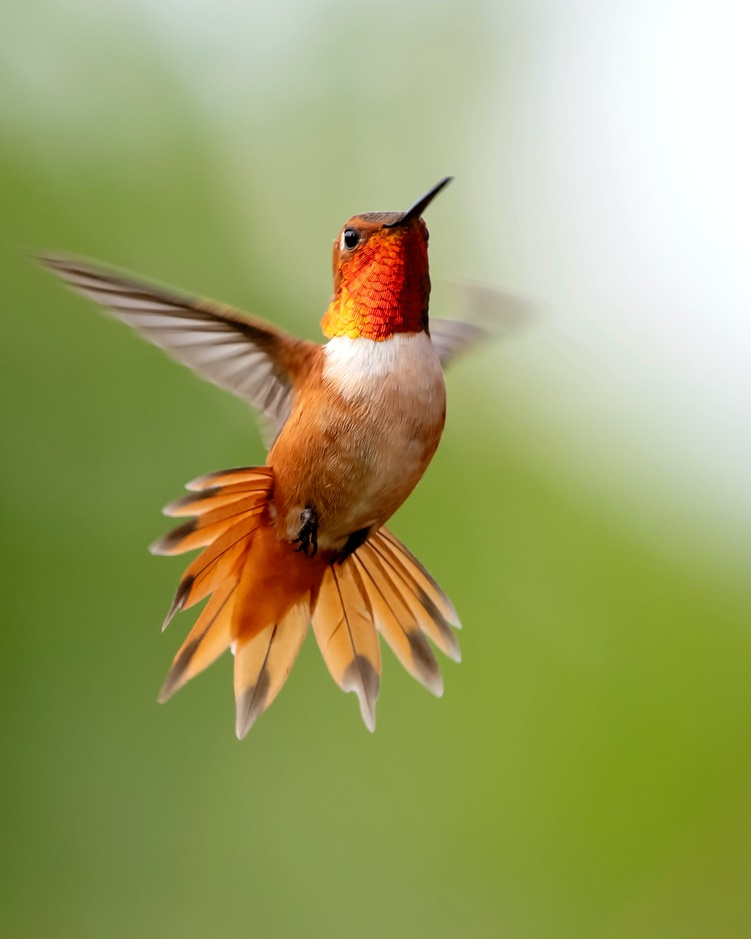
#> input picture pencil_sketch/pexels-frank-cone-2629372.jpg, 751 x 939 px, shrunk from 2170 x 2712 before the run
$ python pencil_to_sketch.py
#> lines starting #> are read from the running program, lines starting #| are printed output that depends on the picture
# -*- coding: utf-8 -*-
"""pencil_to_sketch.ipynb

Automatically generated by Colaboratory.

Original file is located at
    https://colab.research.google.com/drive/1Ndfy8nBuKLNddBW3wouyZt4I-cze-1VO
"""

# import the library
import cv2
import matplotlib.pyplot as plt

# read the image
img_file = 'pexels-frank-cone-2629372.jpg'
original_image = cv2.imread(img_file)
#> original_image is the input picture: shape (939, 751, 3); mean B, G, R 102.7, 162, 157.4

# conver the image to rgb
original_img_rgb = cv2.cvtColor(original_image, cv2.COLOR_BGR2RGB)

#convert the image to gray scale
gray_image = cv2.cvtColor(original_image, cv2.COLOR_BGR2GRAY)
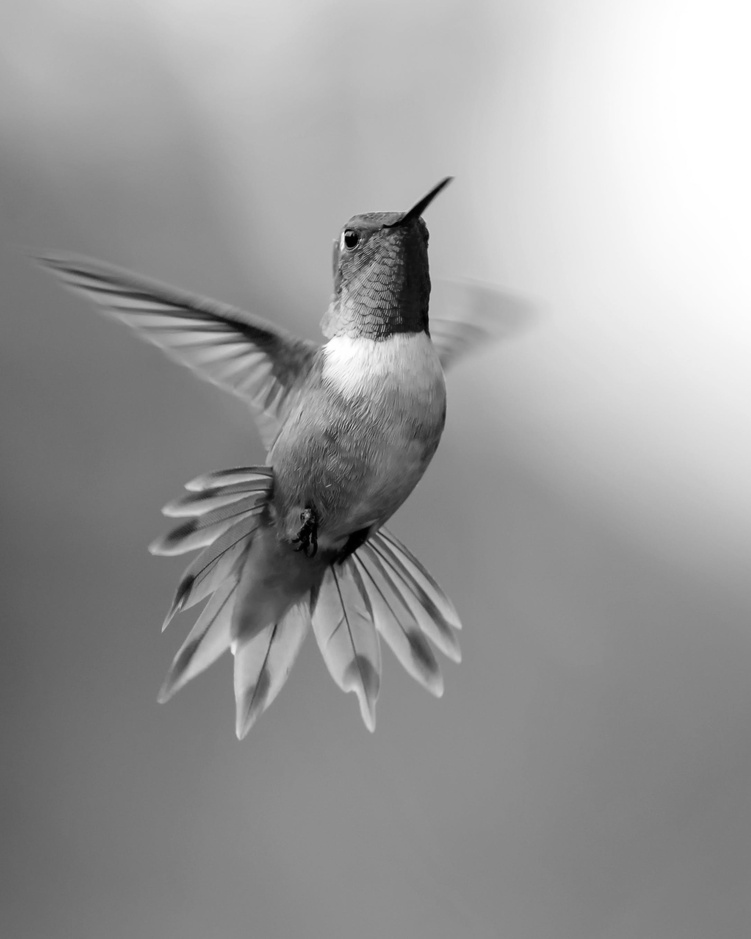
#> gray_image: shape (939, 751); min 0, max 255, mean 153.9

# inver the grayscale image
inverted_grey_image = cv2.bitwise_not(gray_image)
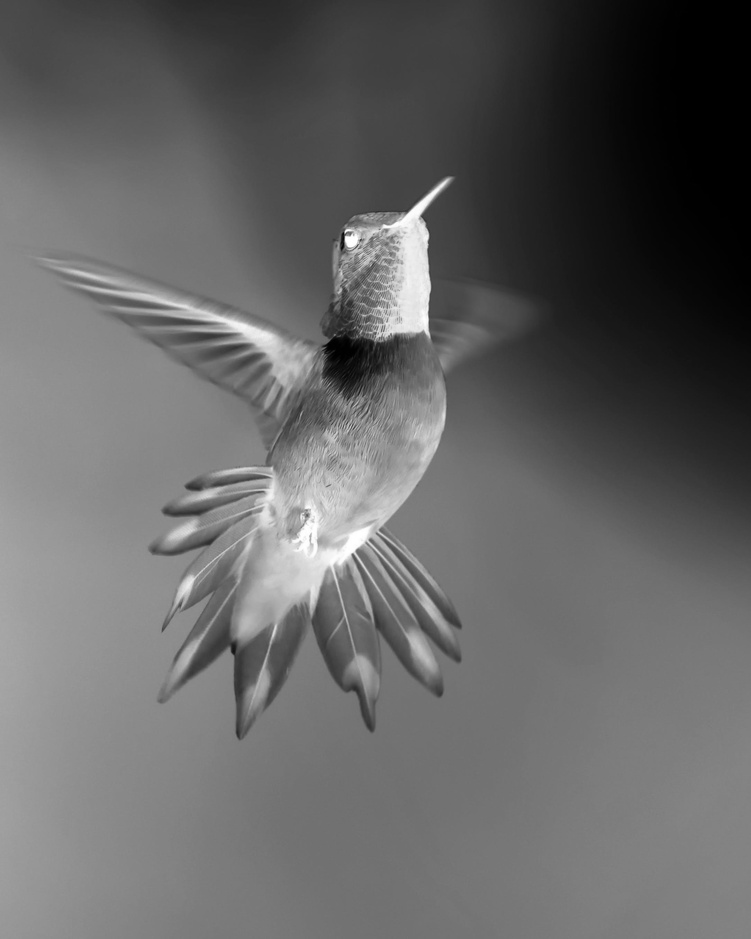
#> inverted_grey_image: shape (939, 751); min 0, max 255, mean 101.1

# blur the inverted gray image using gaussian blur image
blurred_image = cv2.GaussianBlur(inverted_grey_image, (111, 111), 0)
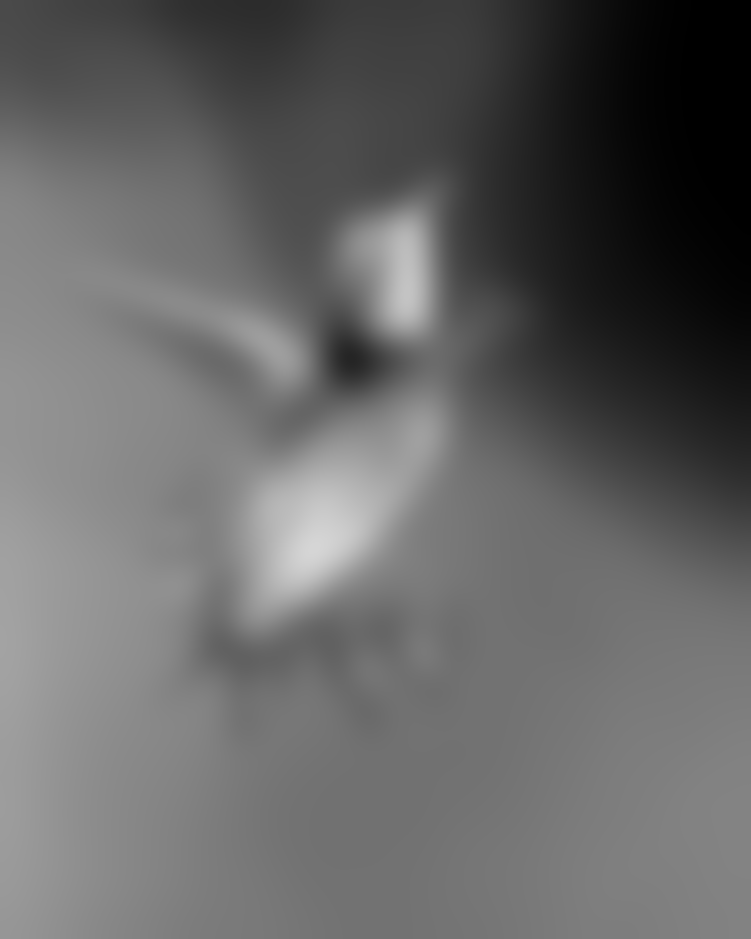
#> blurred_image: shape (939, 751); min 0, max 213, mean 101.1

# inver the GaussianBlur image
inverted_blurred_image = cv2.bitwise_not(blurred_image)
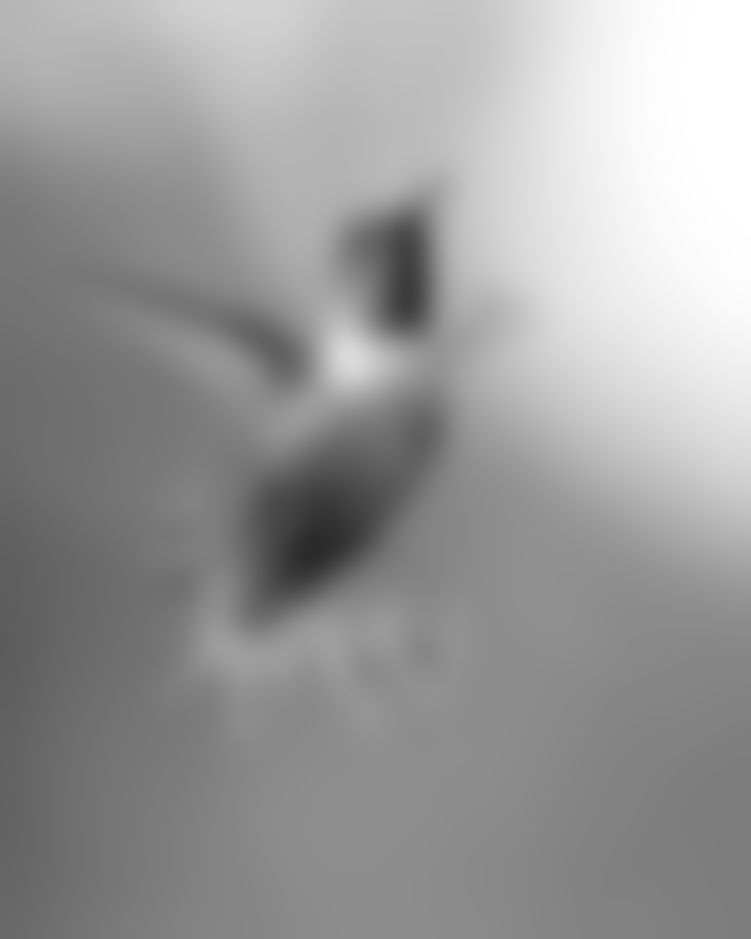
#> inverted_blurred_image: shape (939, 751); min 42, max 255, mean 153.9

# create the pencil sketch
pencil_sketch = cv2.divide(gray_image, inverted_blurred_image, scale = 256.0)
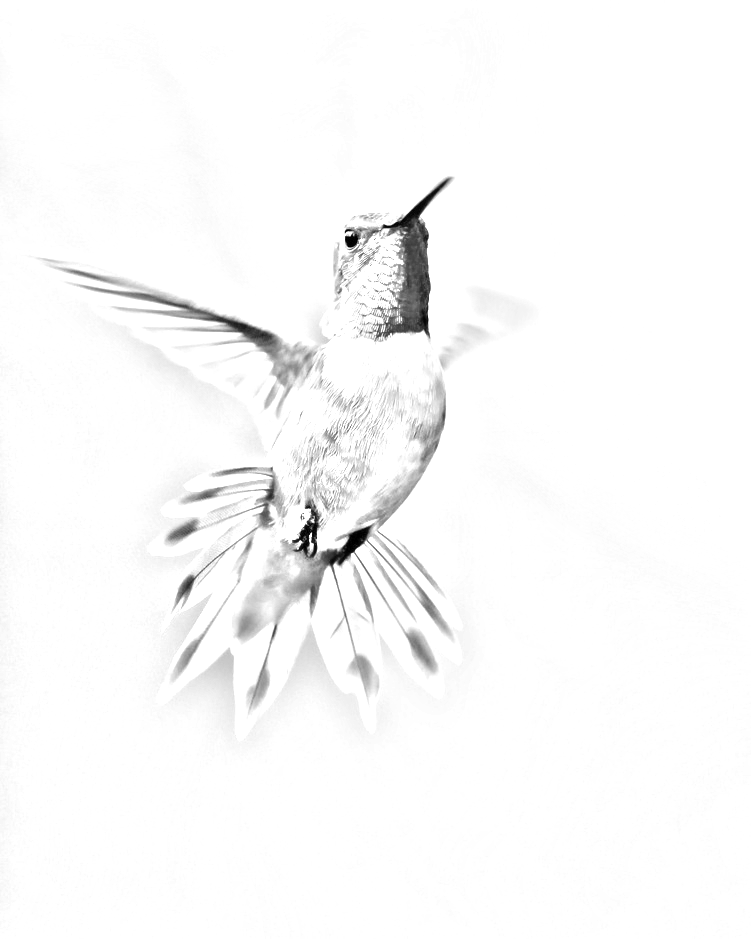
#> pencil_sketch: shape (939, 751); min 0, max 255, mean 249.6

#convert the image into gray
pencil_sketch_gray = cv2.cvtColor(pencil_sketch, cv2.COLOR_GRAY2RGB)

# display the pencil sketch
plt.imshow(pencil_sketch_gray)
plt.axis('off')
plt.title('Pencil Sketch')
plt.show()

$ run again, with pencil_sketch/pexels-roshan-kamath-1661179.jpg copied over pencil_sketch/pexels-frank-cone-2629372.jpg
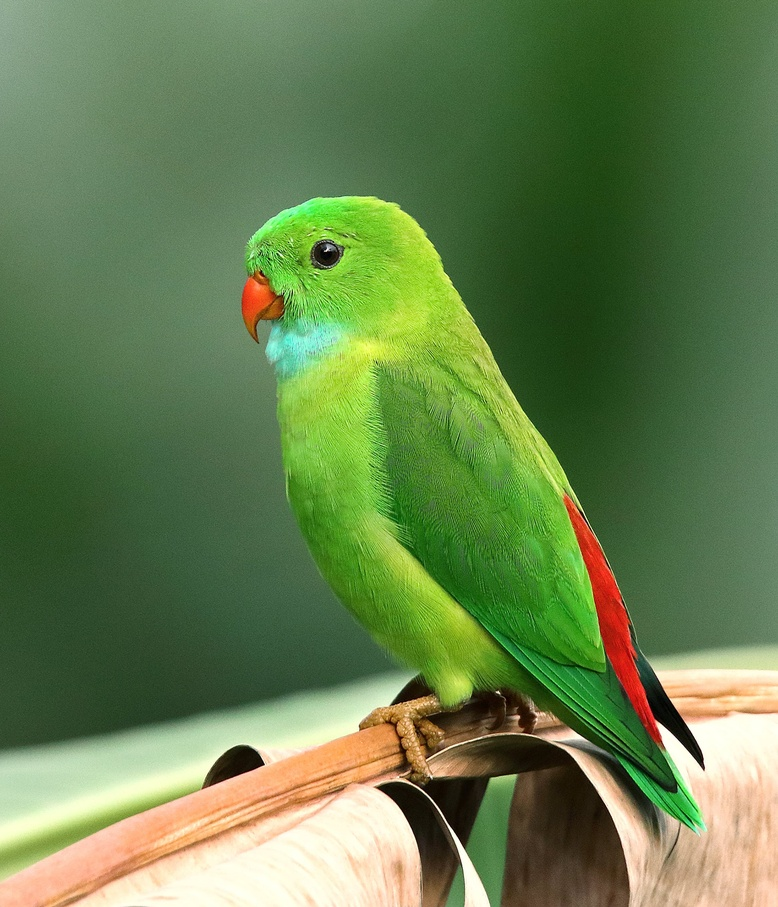
#> input picture pencil_sketch/pexels-roshan-kamath-1661179.jpg, 778 x 907 px, shrunk from 2250 x 2625 before the run
#> original_image is the input picture: shape (907, 778, 3); mean B, G, R 77.5, 127.3, 101.6
#> `inverted_blurred_image = cv2.bitwise_not(blurred_image)`:
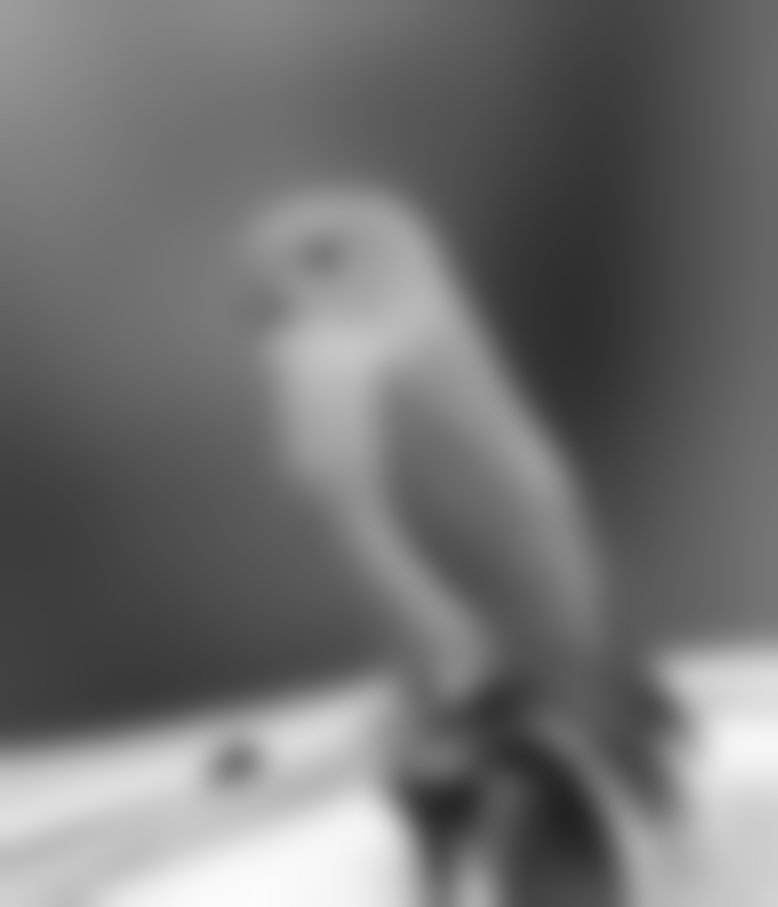
#> inverted_blurred_image: shape (907, 778); min 34, max 251, mean 113.9
#> `pencil_sketch = cv2.divide(gray_image, inverted_blurred_image, scale =..`:
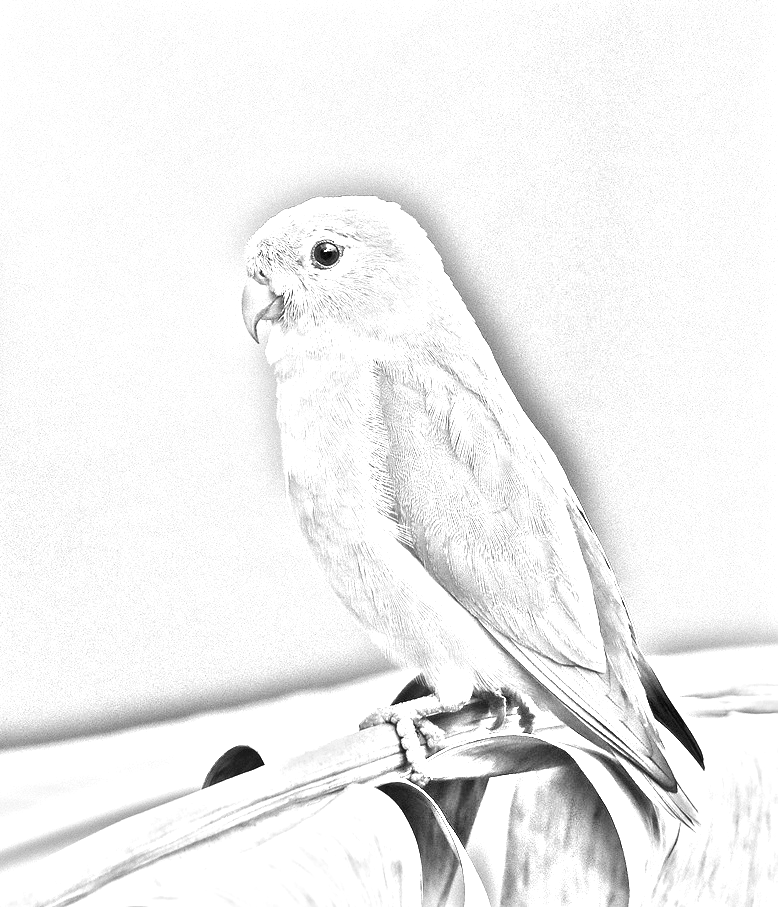
#> pencil_sketch: shape (907, 778); min 2, max 255, mean 240.5
